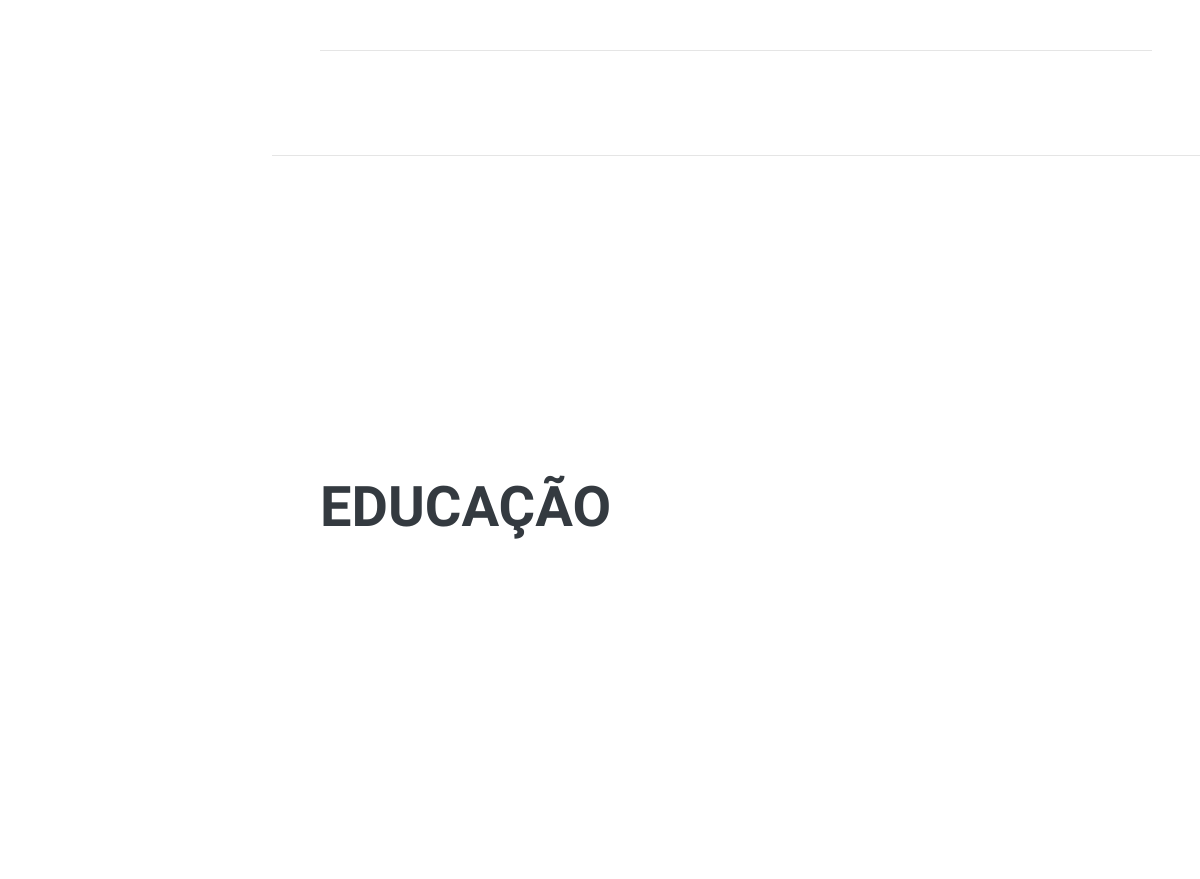
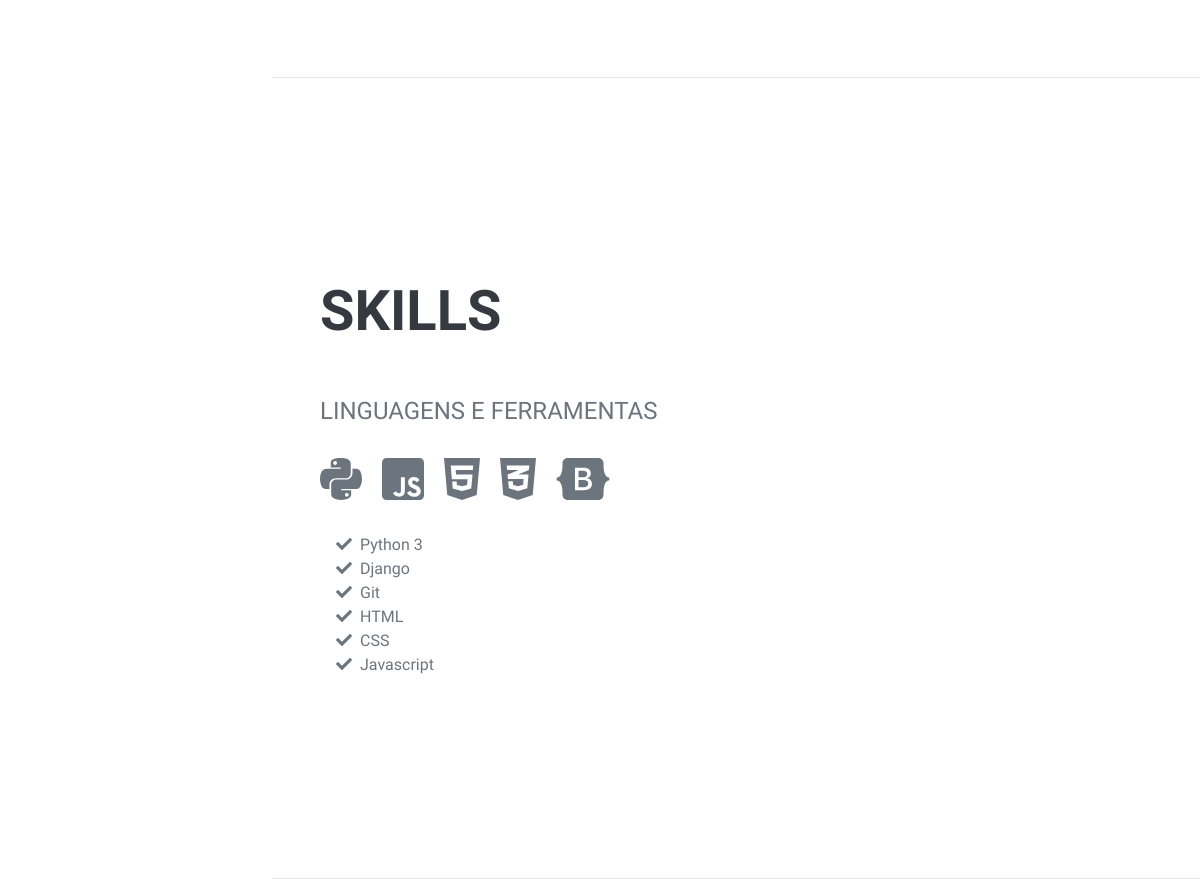
Before: / (lower part) with the older database file (2 pictures, top to bottom).
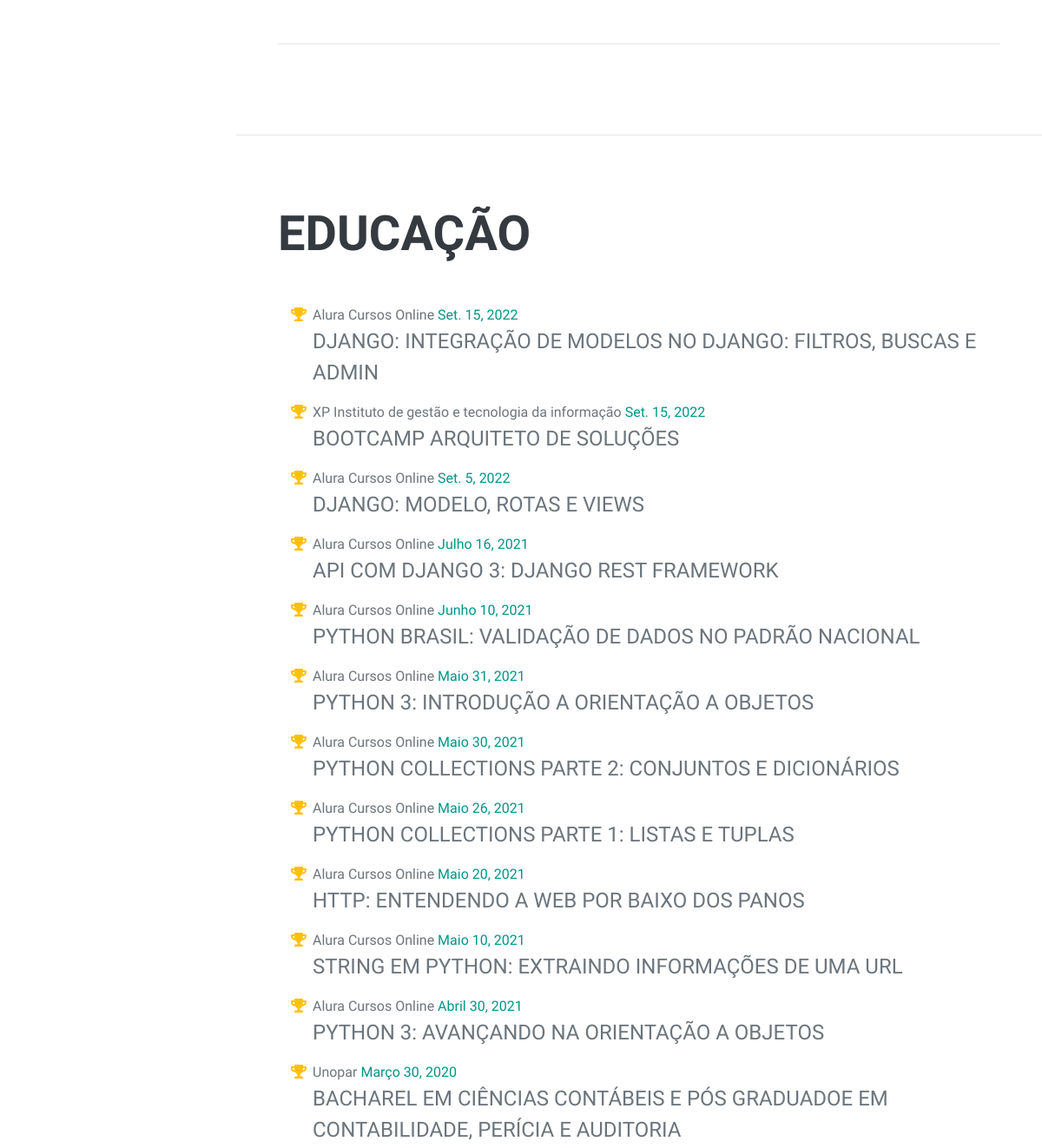
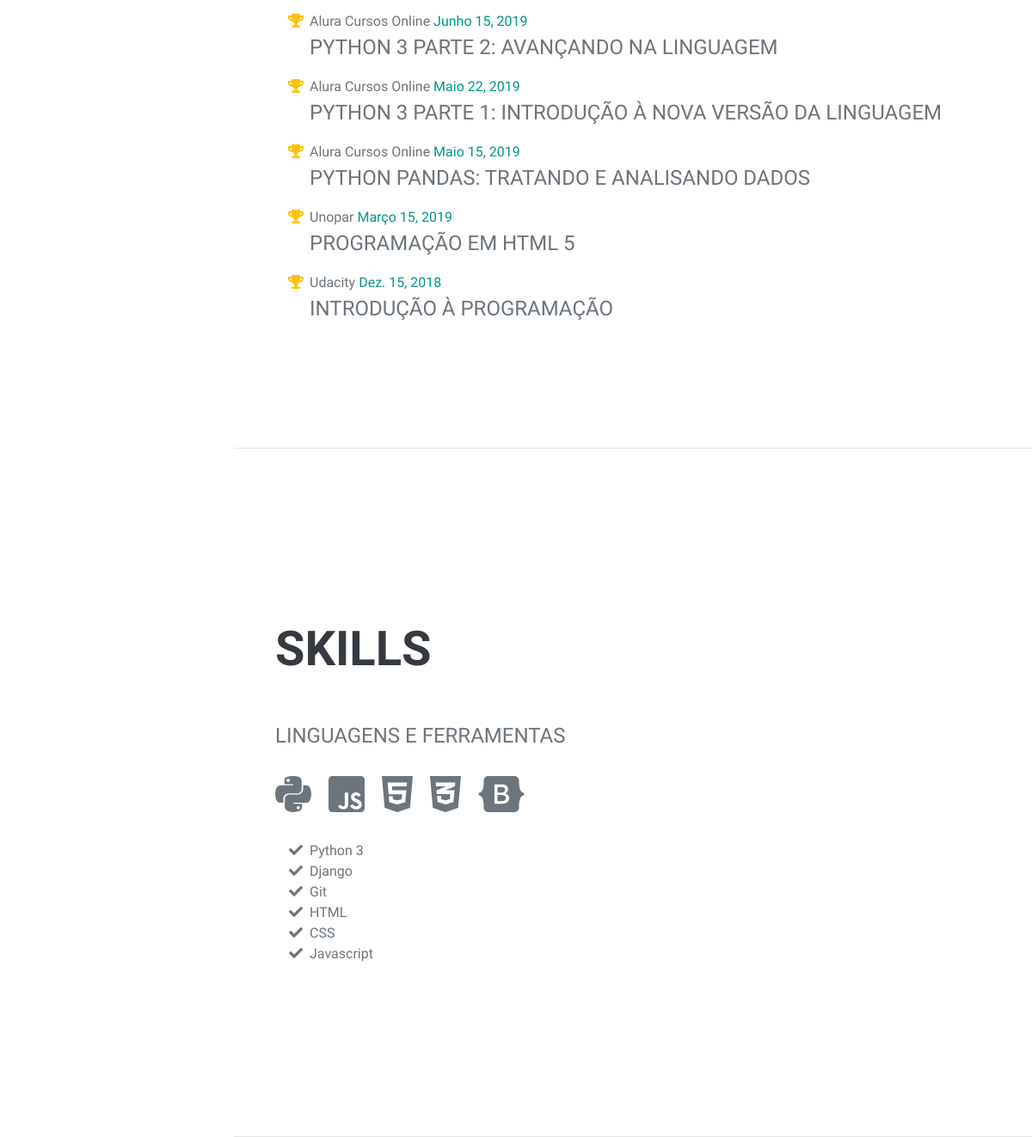
After: the same page with the newer database file (2 pictures, top to bottom).
### meusite/models.py (models this page shows, shortened)
class Projects(models.Model):
	title = models.CharField("Titulo do projeto", max_length=255)
	image = models.ImageField(upload_to ='projects/')
	description = models.CharField("Descrição do projeto", max_length=255)
	link_project = models.CharField("Link do projeto", max_length=255, blank=True, null=True)
	date = models.DateField()
	class Meta:
	    verbose_name = "Projeto"
	    verbose_name_plural = "Projetos"

class Courses(models.Model):
    institution = models.CharField("Instituição", max_length=255)
    course = models.CharField("Curso", max_length=255)
    date = models.DateField()
    class Meta:
        verbose_name = "Curso"
        verbose_name_plural = "Cursos"

### meusite/views.py (the view)
# urls.py: 2. Add a URL to urlpatterns:  path('', views.home, name='home')
class home(ListView):
    template_name = "index.html"
    context_object_name = 'projects'
    def get_queryset(self):
        return Projects.objects.order_by('-date')
    def get_context_data(self, **kwargs):
        context = super(home, self).get_context_data(**kwargs)
        context['courses'] = Courses.objects.order_by('-date')
        return context

### templates/index.html (shortened to what this page needs)
<!DOCTYPE html>
<html lang="pt-br">
    <head>
        {% load static %}
        <link href="{% static 'css/styles.css'%}" rel="stylesheet"/>
        <link rel="stylesheet" type="text/css" href="{% static 'css/style_index.css' %}">
    </head>
    <body id="page-top">
        <div class="container-fluid p-0">
            <section class="resume-section" id="projetos">
                <div class="resume-section-content">
                    {% if object_list %}
                        <hr class="m-0" /><br>
                        {% for project in projects %}
                            <hr class="m-0" /><br>
                        {% endfor %}
                    {% endif %}
                </div>
            </section>
            <hr class="m-0" />
            <section class="resume-section" id="education">
                <div class="resume-section-content">
                    <h2 class="mb-5">Educação</h2>
                    <div class="d-flex flex-column flex-md-row justify-content-between mb-5">
                        <ul class="fa-ul mb-0">
                            {% if courses %}
                                {% for course in courses %}
                                    <li>
                                        <span class="fa-li"><i class="fas fa-trophy text-warning"></i></span>
                                        {{course.institution}}
                                        <div class="flex-shrink-0"><span class="text-primary">{{course.date}}</span></div>
                                    </li>
                                    <div class="subheading mb-3">{{course.course}}</div>
                                {% endfor %}
                            {% endif %}
                        </ul>
                    </div>
                </div>
            </section>
            <hr class="m-0" />
            <section class="resume-section" id="skills">
                <div class="resume-section-content">
                    <h2 class="mb-5">Skills</h2>
                    <div class="subheading mb-3">Linguagens e Ferramentas</div>
                    <ul class="list-inline dev-icons">
                        <li class="list-inline-item"><i class="fab fa-python"></i></li>
                        <li class="list-inline-item"><i class="fab fa-js-square"></i></li>
                        <li class="list-inline-item"><i class="fab fa-html5"></i></li>
                        <li class="list-inline-item"><i class="fab fa-css3-alt"></i></li>
                        <li class="list-inline-item"><i class="fab fa-bootstrap"></i></li>
                    </ul>
                    <ul class="fa-ul mb-0">
                        <li>
                            <span class="fa-li"><i class="fas fa-check"></i></span>
                            Python 3
                        </li>
                        <li>
                            <span class="fa-li"><i class="fas fa-check"></i></span>
                            Django
                        </li>
                        <li>
                            <span class="fa-li"><i class="fas fa-check"></i></span>
                            Git
                        </li>
                        <li>
                            <span class="fa-li"><i class="fas fa-check"></i></span>
                            HTML
                        </li>
                        <li>
                            <span class="fa-li"><i class="fas fa-check"></i></span>
                            CSS
                        </li>
                        <li>
                            <span class="fa-li"><i class="fas fa-check"></i></span>
                            Javascript
                        </li>
                    </ul>
                </div>
            </section>
        </div>
    </body>
</html>

### config/static/css/style_index.css (style rules this page uses)
div { display: inline-block; }

Changed rows visible on the page:
added Courses: institution "Alura Cursos Online", date "Set. 15, 2022", course "DJANGO: INTEGRAÇÃO DE MODELOS NO DJANGO: FILTROS, BUSCAS E ADMIN"
added Courses: institution "XP Instituto de gestão e tecnologia da informação", date "Set. 15, 2022", course "BOOTCAMP ARQUITETO DE SOLUÇÕES"
added Courses: institution "Alura Cursos Online", date "Set. 5, 2022", course "DJANGO: MODELO, ROTAS E VIEWS"
added Courses: institution "Alura Cursos Online", date "Julho 16, 2021", course "API COM DJANGO 3: DJANGO REST FRAMEWORK"
added Courses: institution "Alura Cursos Online", date "Junho 10, 2021", course "PYTHON BRASIL: VALIDAÇÃO DE DADOS NO PADRÃO NACIONAL"
added Courses: institution "Alura Cursos Online", date "Maio 31, 2021", course "PYTHON 3: INTRODUÇÃO A ORIENTAÇÃO A OBJETOS"
added Courses: institution "Alura Cursos Online", date "Maio 30, 2021", course "PYTHON COLLECTIONS PARTE 2: CONJUNTOS E DICIONÁRIOS"
added Courses: institution "Alura Cursos Online", date "Maio 26, 2021", course "PYTHON COLLECTIONS PARTE 1: LISTAS E TUPLAS"
added Courses: institution "Alura Cursos Online", date "Maio 20, 2021", course "HTTP: ENTENDENDO A WEB POR BAIXO DOS PANOS"
added Courses: institution "Alura Cursos Online", date "Maio 10, 2021", course "STRING EM PYTHON: EXTRAINDO INFORMAÇÕES DE UMA URL"
added Courses: institution "Alura Cursos Online", date "Abril 30, 2021", course "PYTHON 3: AVANÇANDO NA ORIENTAÇÃO A OBJETOS"
added Courses: institution "Unopar", date "Março 30, 2020", course "BACHAREL EM CIÊNCIAS CONTÁBEIS E PÓS GRADUADOE EM CONTABILIDADE, PERÍCIA E AUDITORIA"
added Courses: institution "Alura Cursos Online", date "Junho 15, 2019", course "PYTHON 3 PARTE 2: AVANÇANDO NA LINGUAGEM"
added Courses: institution "Alura Cursos Online", date "Maio 22, 2019", course "PYTHON 3 PARTE 1: INTRODUÇÃO À NOVA VERSÃO DA LINGUAGEM"
added Courses: institution "Alura Cursos Online", date "Maio 15, 2019", course "PYTHON PANDAS: TRATANDO E ANALISANDO DADOS"
added Courses: institution "Unopar", date "Março 15, 2019", course "PROGRAMAÇÃO EM HTML 5"
added Courses: institution "Udacity", date "Dez. 15, 2018", course "INTRODUÇÃO À PROGRAMAÇÃO"
